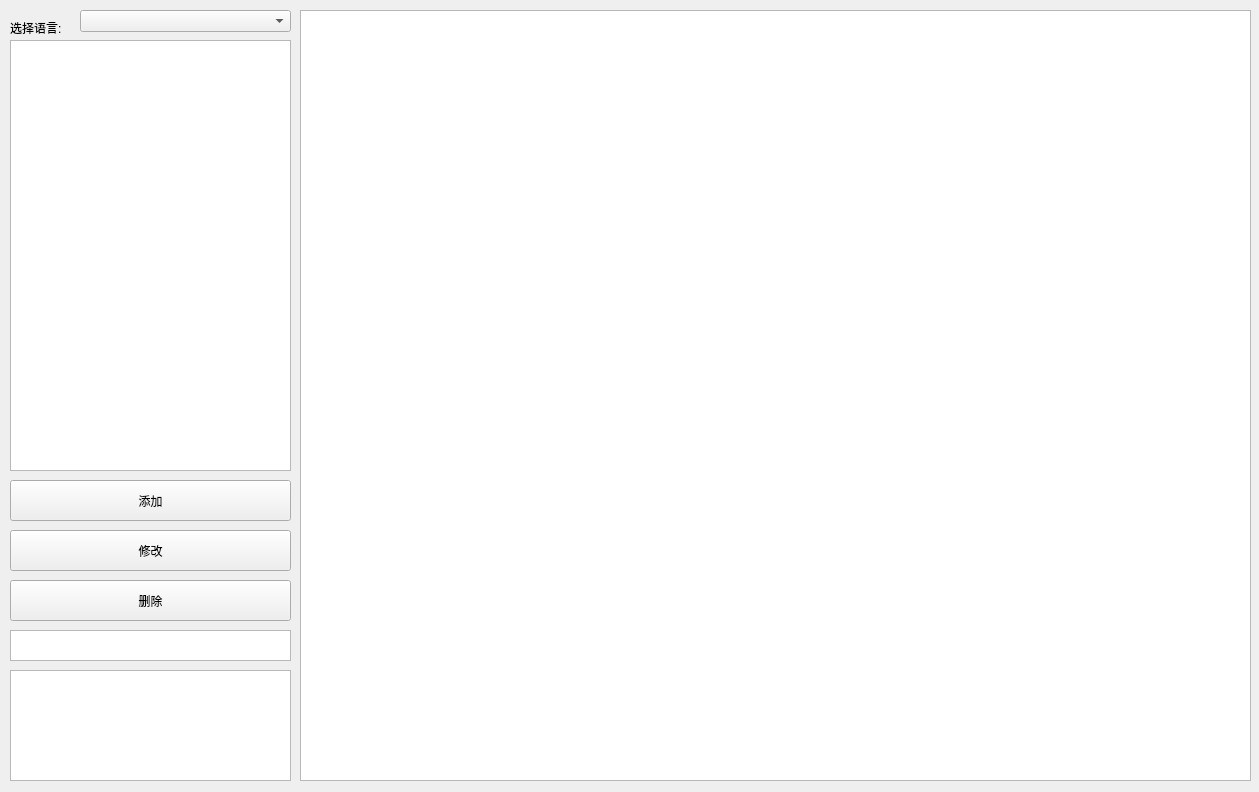
<?xml version="1.0" encoding="UTF-8"?>
<ui version="4.0">
 <class>Form</class>
 <widget class="QWidget" name="Form">
  <property name="geometry">
   <rect>
    <x>0</x>
    <y>0</y>
    <width>1259</width>
    <height>792</height>
   </rect>
  </property>
  <property name="windowTitle">
   <string>Form</string>
  </property>
  <widget class="QComboBox" name="script">
   <property name="geometry">
    <rect>
     <x>80</x>
     <y>10</y>
     <width>211</width>
     <height>22</height>
    </rect>
   </property>
  </widget>
  <widget class="QLabel" name="label">
   <property name="geometry">
    <rect>
     <x>10</x>
     <y>20</y>
     <width>72</width>
     <height>16</height>
    </rect>
   </property>
   <property name="text">
    <string>选择语言:</string>
   </property>
  </widget>
  <widget class="QPushButton" name="update_pushButton">
   <property name="geometry">
    <rect>
     <x>10</x>
     <y>530</y>
     <width>281</width>
     <height>41</height>
    </rect>
   </property>
   <property name="text">
    <string>修改</string>
   </property>
  </widget>
  <widget class="QTextEdit" name="remarks_textEdit">
   <property name="geometry">
    <rect>
     <x>10</x>
     <y>670</y>
     <width>281</width>
     <height>111</height>
    </rect>
   </property>
  </widget>
  <widget class="QTextEdit" name="data_textEdit">
   <property name="geometry">
    <rect>
     <x>300</x>
     <y>10</y>
     <width>951</width>
     <height>771</height>
    </rect>
   </property>
  </widget>
  <widget class="QPushButton" name="insert_pushButton">
   <property name="geometry">
    <rect>
     <x>10</x>
     <y>480</y>
     <width>281</width>
     <height>41</height>
    </rect>
   </property>
   <property name="text">
    <string>添加</string>
   </property>
  </widget>
  <widget class="QTextEdit" name="name_textEdit">
   <property name="geometry">
    <rect>
     <x>10</x>
     <y>630</y>
     <width>281</width>
     <height>31</height>
    </rect>
   </property>
  </widget>
  <widget class="QTableWidget" name="tableWidget">
   <property name="geometry">
    <rect>
     <x>10</x>
     <y>40</y>
     <width>281</width>
     <height>431</height>
    </rect>
   </property>
  </widget>
  <widget class="QPushButton" name="delete_pushButton">
   <property name="geometry">
    <rect>
     <x>10</x>
     <y>580</y>
     <width>281</width>
     <height>41</height>
    </rect>
   </property>
   <property name="text">
    <string>删除</string>
   </property>
  </widget>
 </widget>
 <resources/>
 <connections/>
</ui>
